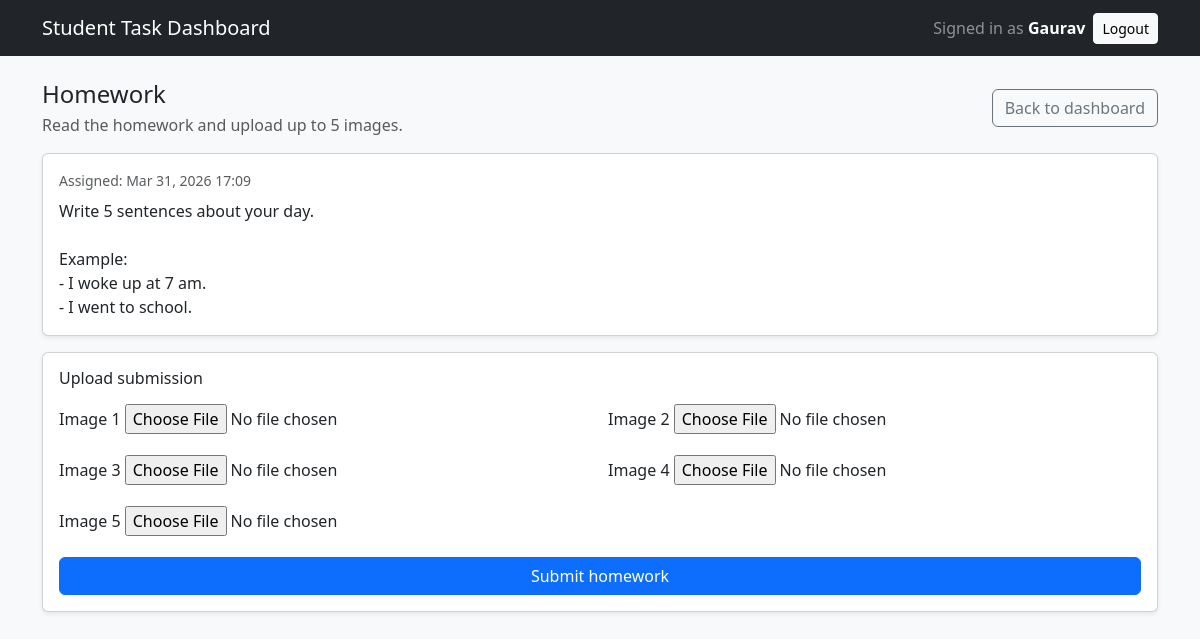
Page /homework/ (signed in) on the committed database.
### dashboard/models.py (models this page shows, shortened)
class Homework(models.Model):
    user = models.ForeignKey(
        settings.AUTH_USER_MODEL, on_delete=models.CASCADE, related_name='homeworks'
    )
    text = models.TextField()
    created_at = models.DateTimeField(auto_now_add=True)
    class Meta:
        ordering = ['-created_at']

### dashboard/views.py (the view, shortened to what this page needs)
# urls.py: path('homework/', views.homework_page, name='homework_page'),
@login_required
def homework_page(request: HttpRequest) -> HttpResponse:
    homework = Homework.objects.filter(user=request.user).first()
    if not homework:
        return render(request, 'dashboard/homework.html', {'homework': None})
    submission = HomeworkSubmission.objects.filter(
        user=request.user, homework=homework
    ).first()
    if request.method == 'POST':
        if submission:
            return redirect('homework_page')
        form = HomeworkSubmissionForm(request.POST, request.FILES)
        if form.is_valid():
            new_sub = form.save(commit=False)
            new_sub.user = request.user
            new_sub.homework = homework
            new_sub.save()
            return redirect('homework_page')
    else:
        form = HomeworkSubmissionForm()
    images = []
    return render(
        request,
        'dashboard/homework.html',
        {
            'homework': homework,
            'submission': submission,
            'form': form,
            'images': images,  # 👈 ADD THIS
        },
    )

### dashboard/forms.py
class HomeworkSubmissionForm(forms.ModelForm):
    class Meta:
        model = HomeworkSubmission
        fields = ['image1', 'image2', 'image3', 'image4', 'image5']

### templates/dashboard/homework.html (shortened to what this page needs)
{% extends "base.html" %}
{% block content %}
  <div class="d-flex align-items-start align-items-md-center justify-content-between flex-column flex-md-row gap-2 mb-3">
    <div>
      <h1 class="h4 mb-1">Homework</h1>
      <div class="text-muted">Read the homework and upload up to 5 images.</div>
    </div>
    <a class="btn btn-outline-secondary" href="{% url 'dashboard' %}">Back to dashboard</a>
  </div>
  {% if not homework %}
    <div class="alert alert-info">No homework assigned yet.</div>
  {% else %}
    <div class="card shadow-sm mb-3">
      <div class="card-body">
        <div class="text-muted small mb-2">Assigned: {{ homework.created_at|date:"M d, Y H:i" }}</div>
        <div style="white-space: pre-wrap;">{{ homework.text }}</div>
      </div>
    </div>
    {% if submission %}
      <div class="alert alert-success">
        <strong>Submitted</strong>
        <div class="small text-muted">Submitted at {{ submission.submitted_at|date:"M d, Y H:i" }}</div>
      </div>
      <div class="card shadow-sm">
        <div class="card-body">
          <h2 class="h6 mb-3">Your uploaded images</h2>
          <div class="d-flex flex-wrap gap-2">
            {% for img in images %}
              {% if img %}
                <a href="{{ img.url }}" target="_blank" rel="noreferrer">
                  <img src="{{ img.url }}"
                       alt="Homework image"
                       class="rounded border"
                       style="width: 96px; height: 96px; object-fit: cover;"
                       loading="lazy" />
                </a>
              {% endif %}
            {% endfor %}
          </div>
        </div>
      </div>
    {% else %}
      <div class="card shadow-sm">
        <div class="card-body">
          <h2 class="h6 mb-3">Upload submission</h2>
          <form method="post" enctype="multipart/form-data" class="vstack gap-3" novalidate>
            <div class="row g-3">
              <div class="col-12 col-md-6">
                <label class="form-label" for="{{ form.image1.id_for_label }}">Image 1</label>
                {{ form.image1 }}
              </div>
              <div class="col-12 col-md-6">
                <label class="form-label" for="{{ form.image2.id_for_label }}">Image 2</label>
                {{ form.image2 }}
              </div>
              <div class="col-12 col-md-6">
                <label class="form-label" for="{{ form.image3.id_for_label }}">Image 3</label>
                {{ form.image3 }}
              </div>
              <div class="col-12 col-md-6">
                <label class="form-label" for="{{ form.image4.id_for_label }}">Image 4</label>
                {{ form.image4 }}
              </div>
              <div class="col-12 col-md-6">
                <label class="form-label" for="{{ form.image5.id_for_label }}">Image 5</label>
                {{ form.image5 }}
              </div>
            </div>
            <button class="btn btn-primary" type="submit">Submit homework</button>
          </form>
        </div>
      </div>
    {% endif %}
  {% endif %}
{% endblock %}

### templates/base.html (shortened to what this page needs)
{% load static %}
<!doctype html>
<html lang="en">
  <head>
    <link
      href="https://cdn.jsdelivr.net/npm/bootstrap@5.3.3/dist/css/bootstrap.min.css"
      rel="stylesheet"
    />
    <link rel="stylesheet" href="{% static 'css/app.css' %}" />
  </head>
  <body class="bg-light">
    <nav class="navbar navbar-expand-lg navbar-dark bg-dark">
      <div class="container">
        <a class="navbar-brand" href="{% url 'dashboard' %}">Student Task Dashboard</a>
        <div class="ms-auto d-flex gap-2 align-items-center">
          {% if user.is_authenticated %}
            <span class="navbar-text text-white-50 d-none d-md-inline">
              Signed in as <strong class="text-white">{{ user.username }}</strong>
            </span>
            <a class="btn btn-light btn-sm" href="{% url 'logout' %}">Logout</a>
          {% else %}
            <a class="btn btn-light btn-sm" href="{% url 'login' %}">Login</a>
          {% endif %}
        </div>
      </div>
    </nav>
    <main class="container py-4">
      {% block content %}{% endblock %}
    </main>
  </body>
</html>

### rows in the picture
Homework: created_at "Mar 31, 2026 17:09", text "Write 5 sentences about your day. Example: - I woke up at 7 am. - I went to school."

### other values in the picture
{{ user.username }} "Gaurav"
